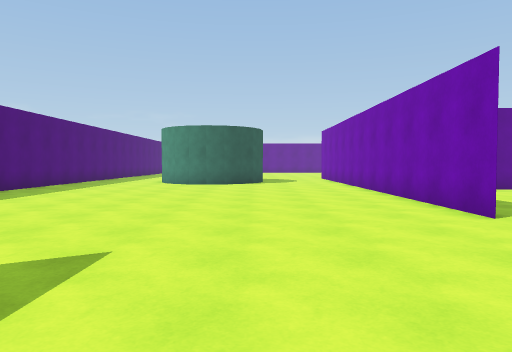
[1] (above)

24 first-person views from a walk through a Unity game level. The camera is 1.3 m above the floor, tilts 2° down and sees 70° across. The floor is counted in squares, 1.6 m on a side. Each view is taken from the middle of a square. On the plan, view 1 faces up. The plan holds only what a view shows up to about 12 squares ahead; the rest is blank. The place goes on beyond the plan. The player character is not drawn.

[2]
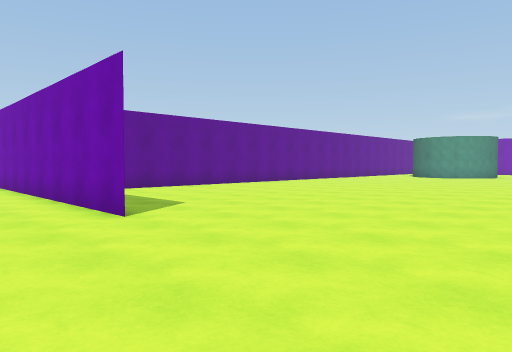

[3]
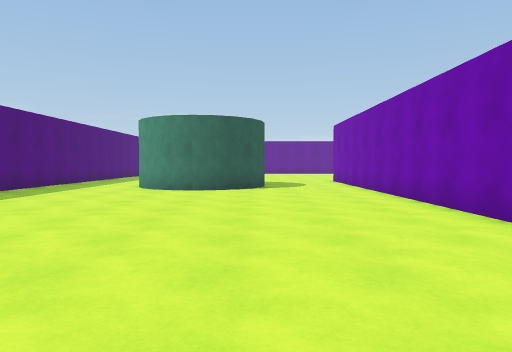

[4]
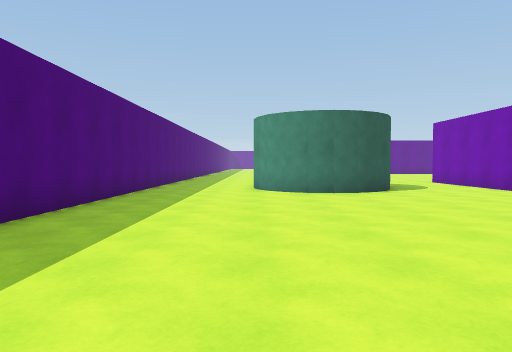

[5]
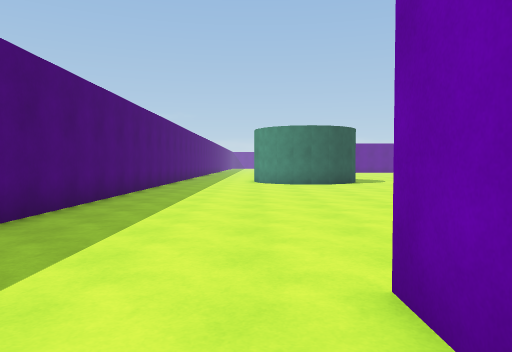

[6]
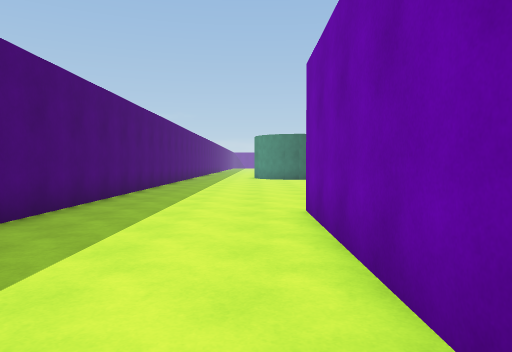

[7]
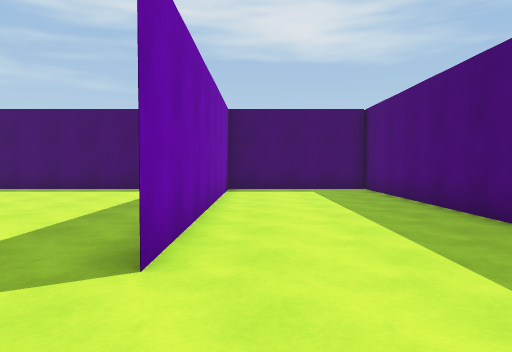

[8]
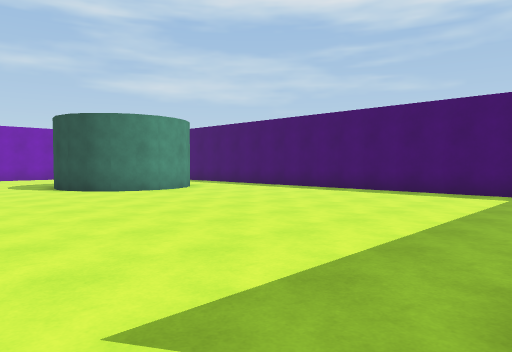

[9]
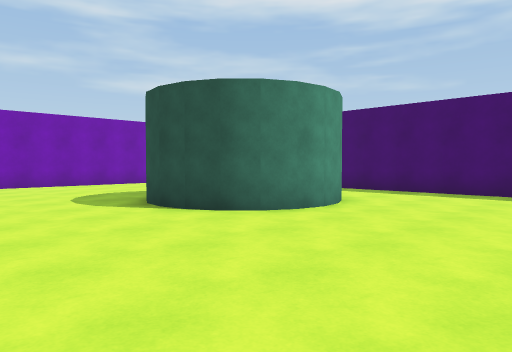

[10]
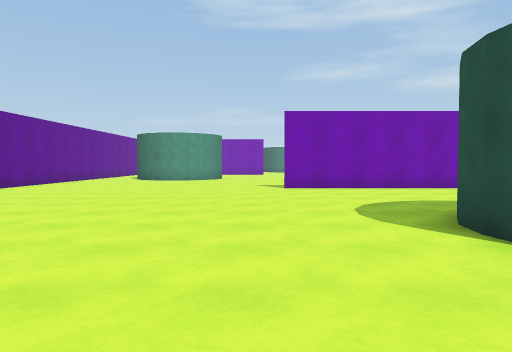

[11]
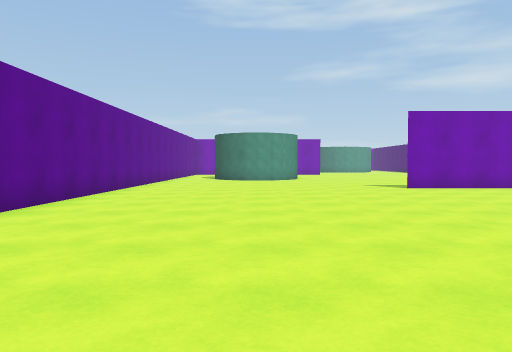

[12]
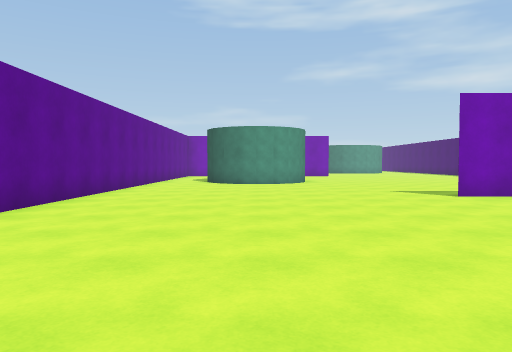

[13]
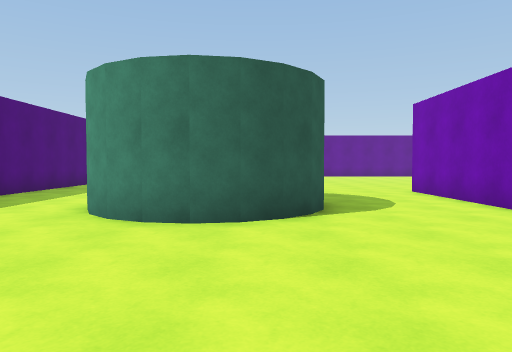

[14]
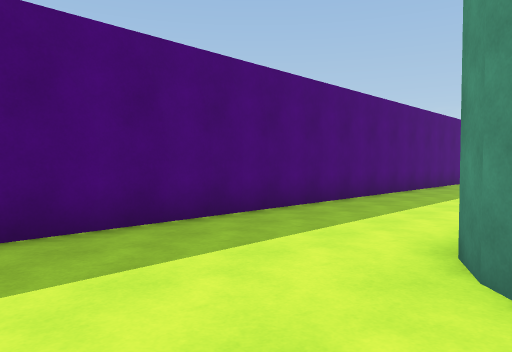

[15]
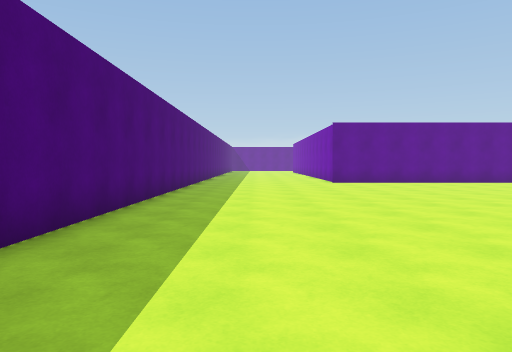

[16]
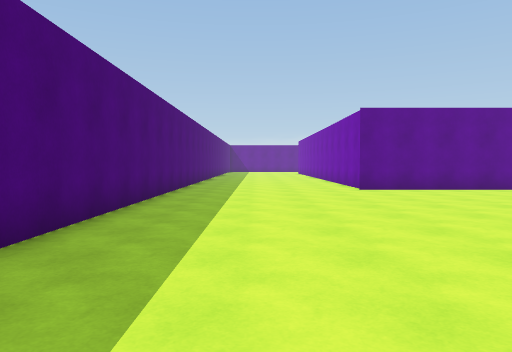

[17]
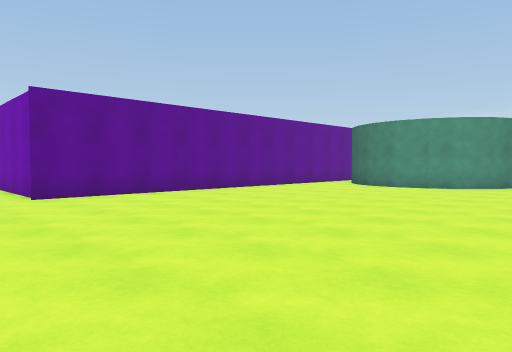

[18]
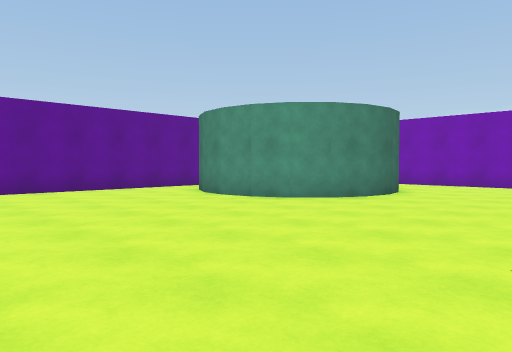

[19]
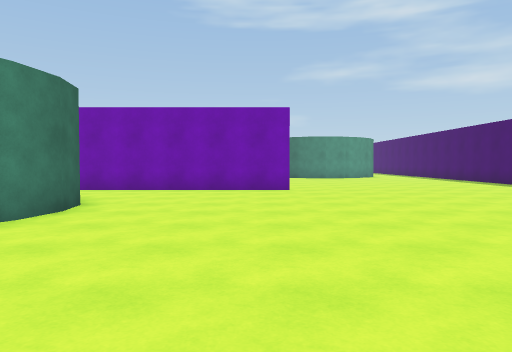

[20]
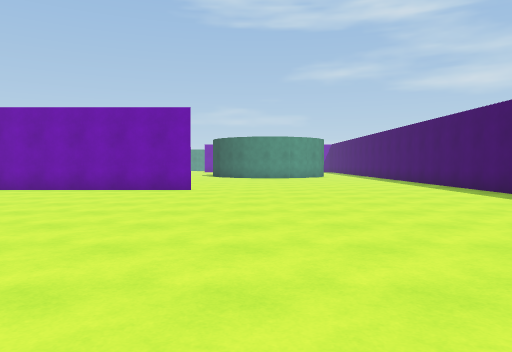

[21]
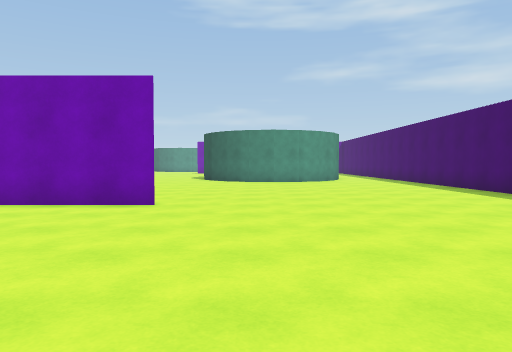

[22]
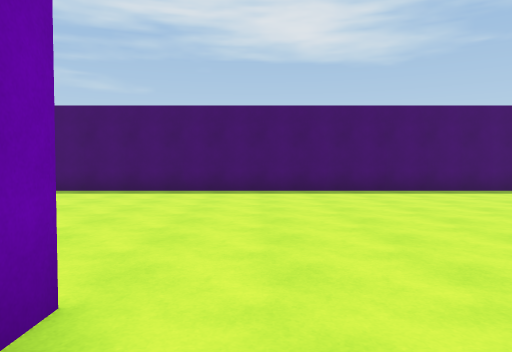

[23]
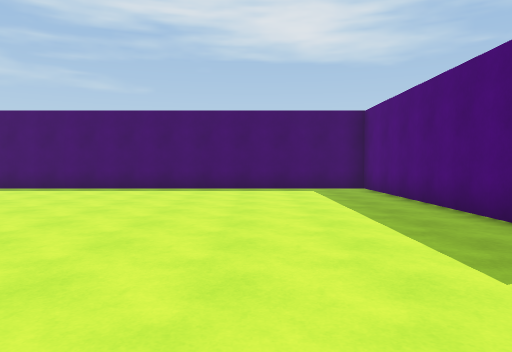

[24]
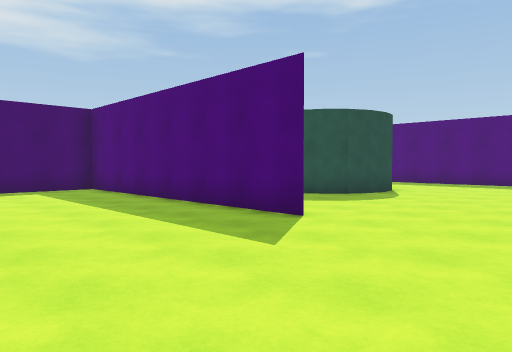

### Floor plan
Points are (right, up) in squares from view 1. A wall is a line through its corners. A room is listed if a view was taken in it or the views show most of it. See-through windows are left out.
Room 1 (views 1, 2, 3, 4, 5, 6, 7, 8, 9, 10, 11, 12, 13, 14)
walls: (3.5, 5.2) (3.5, 13.4); (7.3, -3) (7.1, -2.4) (6.9, -1.8) (7.1, -1.1) (7.4, -0.5) (7.8, 0) (8.5, 0.3) (9.1, 0.4) (9.8, 0.3) (10.5, 0); (7.9, 11.2) (6.2, 11.2); (-1.2, -6.4) (9.5, -6.4); (16.9, -3.6) (16.9, 2.1); (-0.1, 14.8) (-0.6, 14.3) (-1.2, 14) (-1.9, 13.9) (-2.6, 14) (-3.2, 14.3) (-3.7, 14.8) (-4, 15.4); (20, 11.2) (11, 11.2); (-7.4, -6.4) (-3.1, -6.4) (-3.1, 2.4); (-7.4, 15.6) (-7.4, -6.8)
ways out: opening at (-6, 16) to room 2; opening at (2, 14.3) to room 2
Room 2 (views 15, 16, 17, 18, 19, 20, 21, 22, 23, 24)
walls: (12.1, 24.4) (11.2, 24.3) (10.2, 24.4) (9.4, 24.8) (8.7, 25.5) (8.2, 26.4) (8.1, 27.3) (8.2, 28.3) (8.7, 29.2); (7.9, 31.2) (-1.7, 31.2) (-1.7, 34.5); (3.5, 13.4) (3.5, 19.6) (3.5, 11.2) (21, 11.2); (16.1, 19.9) (16.1, 25.4); (0.2, 15.5) (-0.1, 14.8); (-2.6, 18.2) (-1.9, 18.3) (-1.2, 18.2) (-0.6, 17.9) (-0.1, 17.4) (0.1, 16.9); (-4, 15.4) (-4.1, 16); (-7.4, 32) (-7.4, 15.6)
ways out: opening at (-6, 16) to room 1; opening at (2, 14.3) to room 1; opening at (15, 26)

Where each view was taken, in squares from view 1:
view 1: 0 up, 0 right, facing up
view 2: 0 up, 1 right, facing up-right
view 3: 3 up, 0 right, facing up
view 4: 4 up, 4 left, facing up
view 5: 0 up, 4 left, facing up
view 6: 4 down, 4 left, facing up
view 7: 5 up, 4 left, facing down
view 8: 4 up, 3 left, facing down-right
view 9: 4 up, 3 right, facing down-right
view 10: 3 up, 5 right, facing right
view 11: 7 up, 5 right, facing right
view 12: 7 up, 8 right, facing right
view 13: 9 up, 1 left, facing up
view 14: 12 up, 3 left, facing up-left
view 15: 16 up, 5 left, facing up
view 16: 20 up, 5 left, facing up
view 17: 22 up, 4 left, facing up-right
view 18: 20 up, 2 right, facing up-right
view 19: 21 up, 5 right, facing right
view 20: 18 up, 5 right, facing right
view 21: 18 up, 9 right, facing right
view 22: 22 up, 15 right, facing down
view 23: 23 up, 7 right, facing down
view 24: 23 up, 8 right, facing down-left
